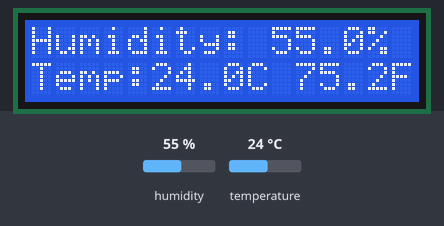
A sketch run on a simulated ESP32. Parts: 16×2 character LCD. Inputs (shaded band) come from the test bench; at power-on: humidity 55 %, temperature 24 °C. WiFi joins after 1.5 s; servers stay silent unless stated; what the sketch prints to the serial monitor is not drawn.

Above: at 4.7 s.
4.8 s: humidity set to 22 %
At 6.7 s:
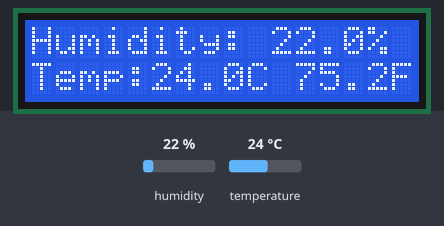
7.1 s: temperature set to 12 °C
At 8.1 s:
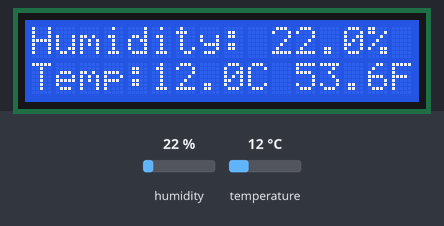
9.1 s: humidity set to 40 %
At 10.7 s:
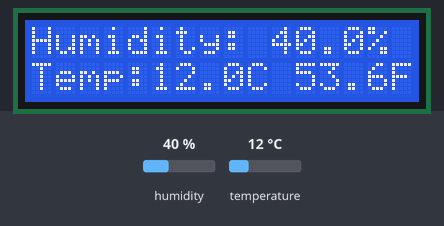
11.1 s: temperature set to 19 °C
At 12.1 s:
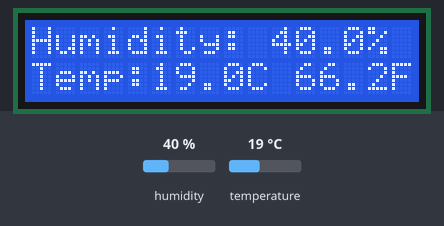
Timing chart, 0 to 14.1 s (numbered marks = the images above; inputs shaded):
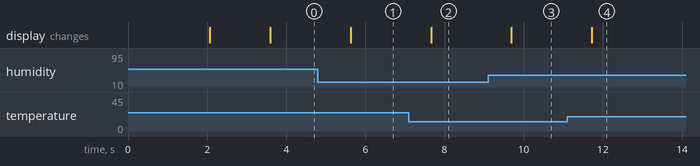

Measured:
- after the input at 4.8 s, the display: changes after 0.83 s (image 1)
- after the input at 7.1 s, the display: changes after 0.56 s (image 2)
- after the input at 9.1 s, the display: changes after 0.59 s (image 3)
- after the input at 11.1 s, the display: changes after 0.61 s (image 4)

The sketch:

ESP32_DHT11.ino
```cpp
#include <WiFi.h>
#include <WiFiClient.h>
#include <WebServer.h>
#include <ESPmDNS.h>
#include <DHT.h>
#include <LiquidCrystal.h>
float tempC;
float tempF;
float humidity;
LiquidCrystal lcd(2,4,5,18,19,21);
const char *ssid = "VIRGIN063";
const char *password = "EE9C32D4";

WebServer server(80);
DHT dht(15, DHT11);
void handleData() {
  String json = "{";
  json += "\"temperature\":" + String(tempC, 1) + ",";
  json += "\"temperatureF\":" + String(tempF, 1) + ",";
  json += "\"humidity\":" + String(humidity, 1);
  json += "}";

  server.sendHeader("Access-Control-Allow-Origin", "*"); // Allow all origins
  server.sendHeader("Access-Control-Allow-Methods", "GET, POST, OPTIONS");
  server.sendHeader("Access-Control-Allow-Headers", "Content-Type");
  server.send(200, "application/json", json);
}


void setup(void) {
  lcd.begin(16, 2); // Initialize LCD with 16 columns and 2 rows
  lcd.setCursor(0, 0); // Display initialization message
  lcd.print("Initializing...");
  delay(2000); // Wait for sensor and peripherals to stabilize
  lcd.clear(); // Clear the display for normal operation
  Serial.begin(115200);
  dht.begin();

  WiFi.mode(WIFI_STA);
  WiFi.begin(ssid, password);
  Serial.println("");

  // Wait for connection
  while (WiFi.status() != WL_CONNECTED) {
    delay(500);
    Serial.print(".");
  }

  Serial.println("");
  Serial.print("Connected to ");
  Serial.println(ssid);
  Serial.print("IP address: ");
  Serial.println(WiFi.localIP());

  if (MDNS.begin("esp32")) {
    Serial.println("MDNS responder started");
  }
  server.on("/data", HTTP_GET, handleData);

  server.begin();
  Serial.println("HTTP server started");
}

void loop(void) {
    humidity = readDHTHumidity();
    tempC = readDHTTemperature();
    tempF = readDHTTemperatureF();
    server.handleClient();
      lcd.setCursor(0, 0);
     lcd.print("Humidity: ");
      lcd.print(humidity, 1); // Print with 1 decimal place
      lcd.print("%          "); // Fill the rest with spaces to clear old text

      lcd.setCursor(0, 1);
      lcd.print("Temp:");
      lcd.print(tempC, 1); // Print Celsius with 1 decimal place
      lcd.print("C ");
      lcd.print(tempF, 1); // Print Celsius with 1 decimal place
      lcd.print("F ");
  delay(2);//allow the cpu to switch to other tasks
}


float readDHTTemperature() {
  // Sensor readings may also be up to 2 seconds
  // Read temperature as Celsius (the default)
  float t = dht.readTemperature();
  if (isnan(t)) {
    Serial.println("Failed to read from DHT sensor!");
    return -1;
  }
  else {
    // Serial.println(t);
    return t;
  }
}
float readDHTTemperatureF() {
  // Sensor readings may also be up to 2 seconds
  // Read temperature as Celsius (the default)
  float t = dht.readTemperature(true);
  if (isnan(t)) {
    Serial.println("Failed to read from DHT sensor!");
    return -1;
  }
  else {
    // Serial.println(t);
    return t;
  }
}

float readDHTHumidity() {
  // Sensor readings may also be up to 2 seconds
  float h = dht.readHumidity();
  if (isnan(h)) {
    Serial.println("Failed to read from DHT sensor!");
    return -1;
  }
  else {
    // Serial.println(h);
    return h;
  }
}
```
